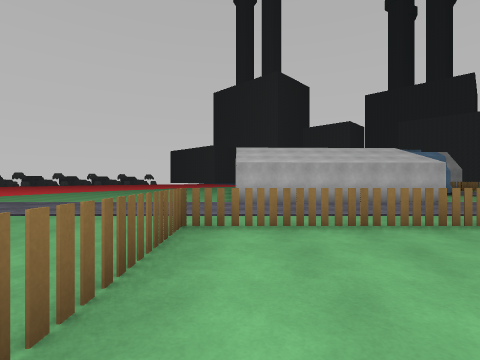
view 1 (above)

24 first-person views from a walk through a 3-D level made in the Unity game engine. The camera is 1.3 m above the floor, looks level and sees 85° across. The floor is counted in squares, 2 m on a side. Each view is taken from the middle of a square. On the plan, view 1 faces up. The plan holds only what a view shows up to about 9 squares ahead; the rest is blank. The place goes on beyond the plan. The player is left out. Door leaves are left out, so doorways stand open. Some surface patterns are stand-ins.

view 2
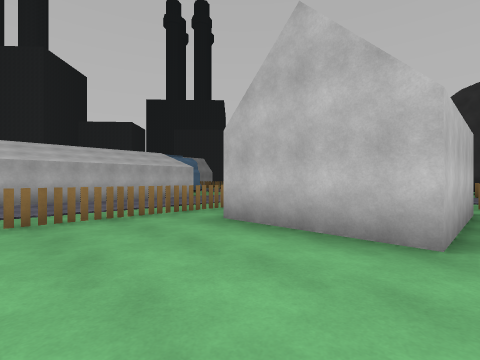

view 3
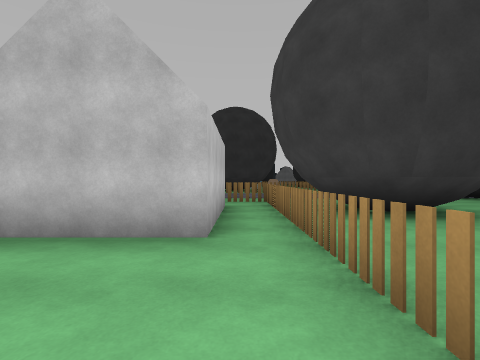

view 4
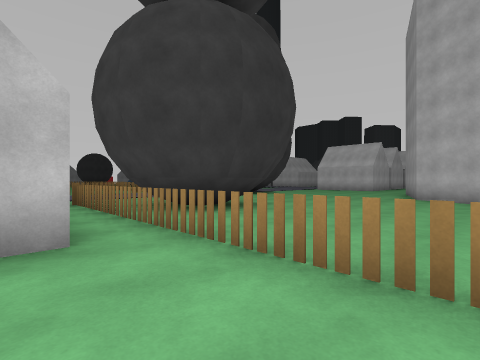

view 5
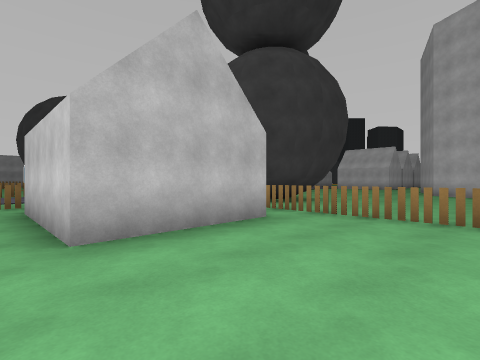

view 6
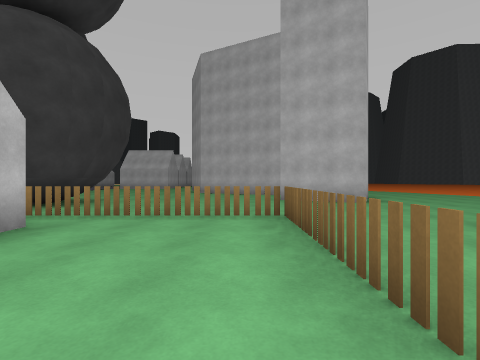

view 7
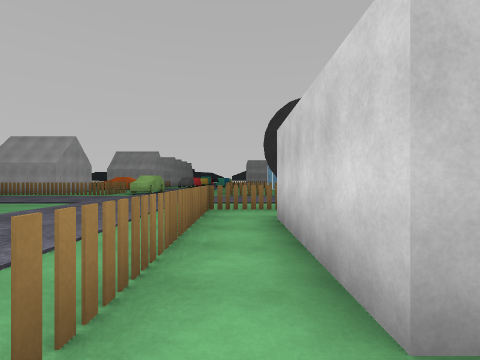

view 8
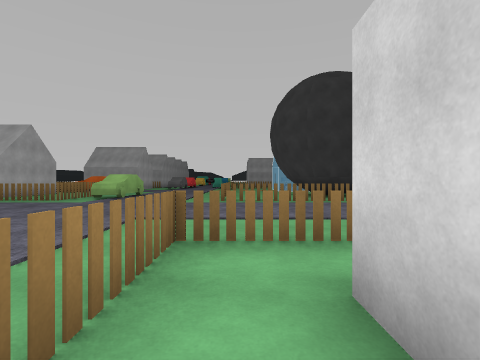

view 9
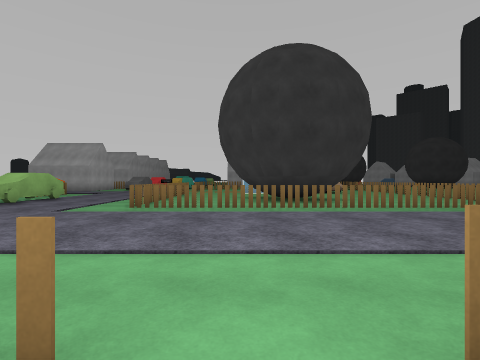

view 10
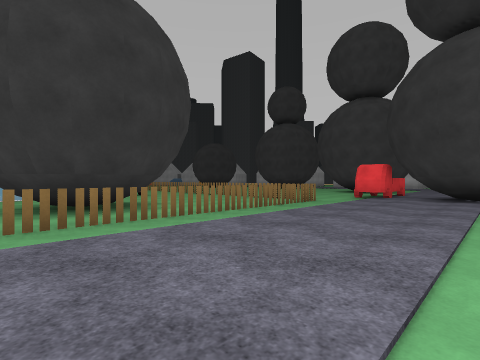

view 11
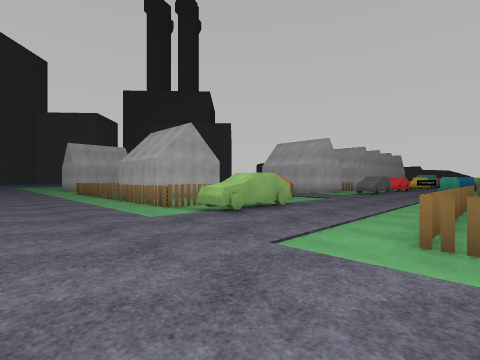

view 12
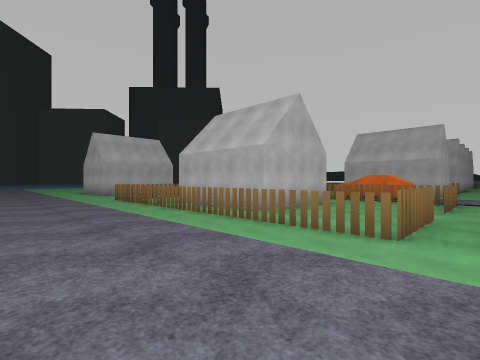

view 13
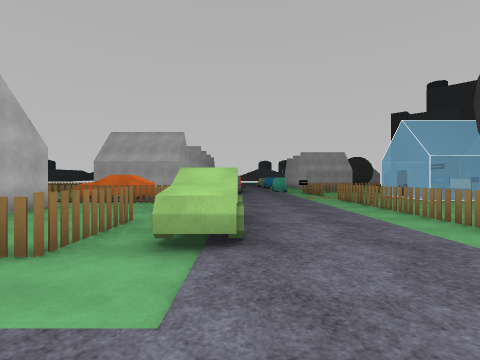

view 14
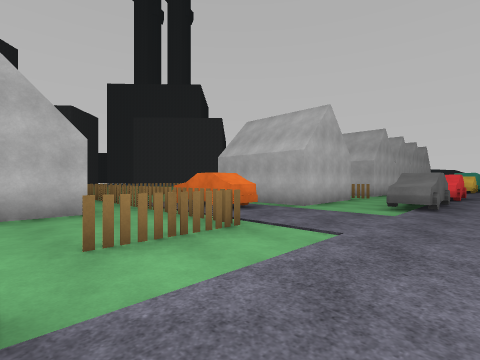

view 15
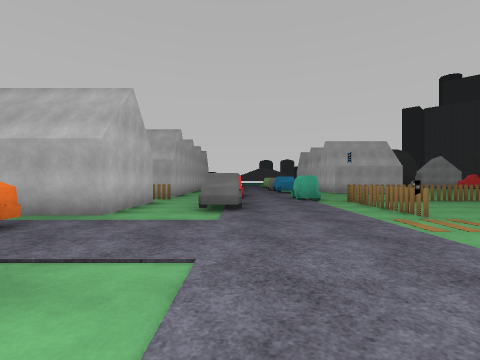

view 16
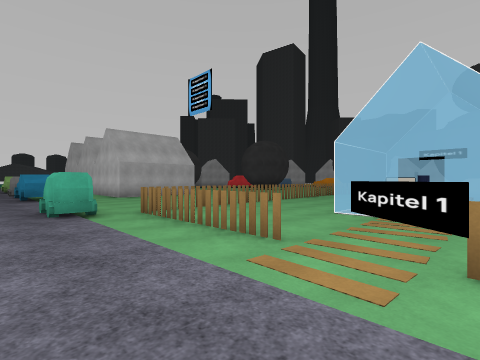

view 17
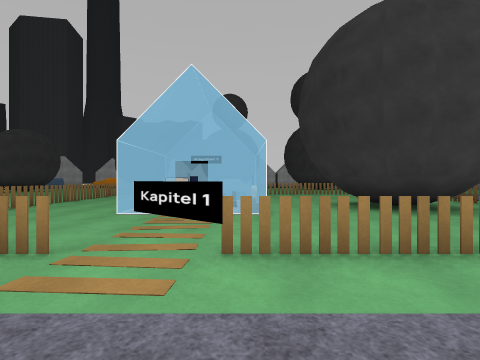

view 18
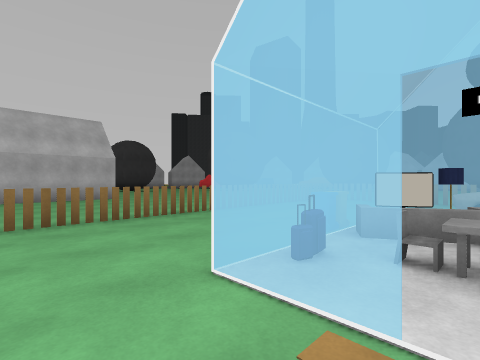

view 19
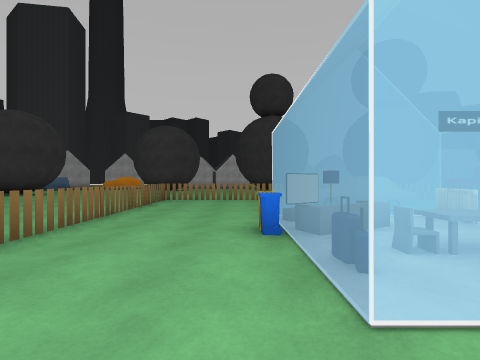

view 20
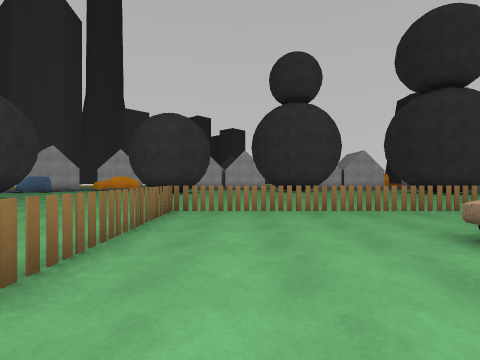

view 21
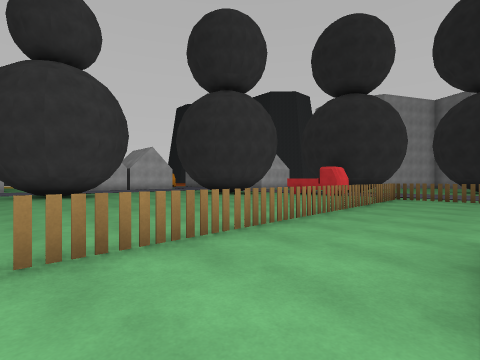

view 22
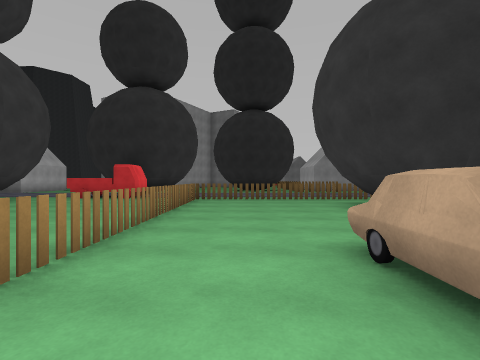

view 23
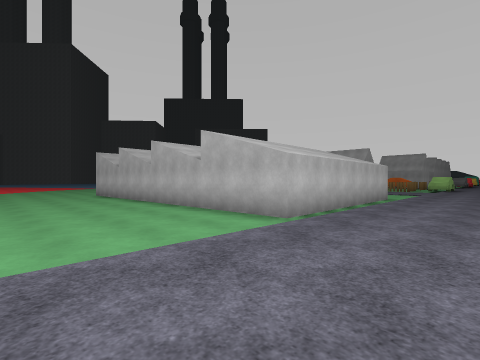

view 24
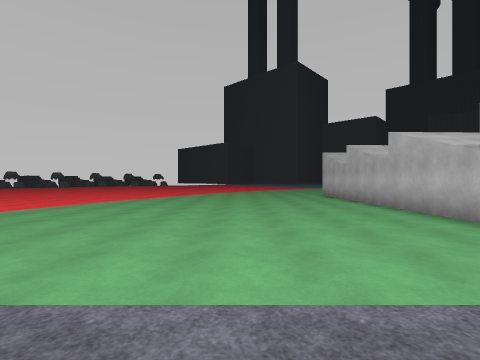

### Floor plan
Key: @ floor where view 1 was taken; # wall or solid block; x gap in a wall; . main floor; - floor 0.25 m lower than the main floor; / step, stairs or slope; D open door; = window, fence, low wall or low ledge; T thing the floor can be seen under or through; C car; H house; L lamp; O other object.
Columns run from 11 left of view 1 to 32 right of it. Each row starts with its distance up from view 1.
 18                       ...
 17                      ...#
 16         ..           ...#=    #
 15 --  .......#         ...###   =
 14 -- ........#         ...###   #
 13  -/........#         ...###   #
 12    ........#         ...#######C #
 11    ........#         ...= ....#C.#
 10    ........#         ...# ... #C.####
  9    ........#       .....####x##......
  8     .......#######.......C# ......C##
  7      ....................CCC......CC#CCC
  6      ....................................
  5       ...............................C...#CC
  4        ....TTTx#####.....TTTTTx#.###TC..  CC
  3         ..#........#....T...........T....
  2          .#...####.#....T...........T.....#
  1          .#...####......T.##...OD ..T.....#
  0         ..#@..#### #....#.###..O O..x.....#
 -1        ...#........#....#x###.. ##..#.....#
 -2       .....TTTT=####....#.###..OLO..x....
 -3      ..........### .....#.....H  H..T...
 -4      ..........##  .....#......OO...T...
 -5     ...###.....##   ....#...........T....
 -6     ...### .....    ....#...........=....
 -7            ..............#####xTTxTT#....
 -8             ....   .##....................
 -9            #...      ##CC..................#
-10            ###.        C ............      #
-11              #         C ..  ......
-12                          #    .....
-13                                ....
-14                                  .
-15                                 ##
-16                                  #

Positions as (right, up) in squares from view 1, and headings:
1: (0, 0), facing up
2: (0, -1), facing up-right
3: (0, -1), facing right
4: (0, 0), facing down-right
5: (0, 3), facing down-right
6: (0, 3), facing down
7: (2, 3), facing right
8: (5, 3), facing right
9: (7, 1), facing right
10: (9, 1), facing down-right
11: (10, 3), facing up-right
12: (10, 8), facing up-right
13: (11, 7), facing right
14: (16, 6), facing up-right
15: (17, 7), facing right
16: (20, 6), facing down-right
17: (20, 6), facing down
18: (21, 2), facing down-right
19: (23, 2), facing down
20: (24, -1), facing down
21: (23, -4), facing down-left
22: (22, -5), facing left
23: (-4, 5), facing up-right
24: (-4, 6), facing up
